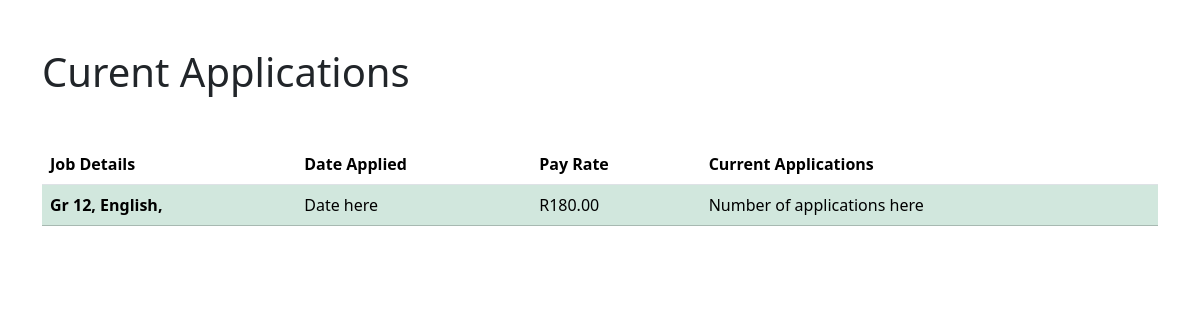
The page /current-applications (signed in) on the database its author committed.
### greatmindzapp/models.py (models this page shows, shortened)
class GetTutor(models.Model):
    syllabus = models.ForeignKey(Syllabus, on_delete=models.CASCADE)
    grade = models.ForeignKey(Grade, on_delete=models.CASCADE)
    subject = models.ForeignKey(Subject, on_delete=models.CASCADE)
    first_name = models.CharField(max_length=50)
    last_name = models.CharField(max_length=50)
    email = models.EmailField(max_length=50)
    mobile = models.CharField(max_length=12)
    relationship = models.ForeignKey(Relationship, on_delete = models.CASCADE)
    street_address = models.CharField(max_length=100)
    suburb = models.CharField(max_length=100, blank=True)
    town = models.CharField(max_length=100, blank = True)
    province = models.ForeignKey(Province, on_delete=models.CASCADE, null=True)
    lesson_mode = models.ForeignKey(LessonMode, on_delete=models.CASCADE)
    start = models.ForeignKey(LessonStart, on_delete=models.CASCADE)
    additional_details= models.TextField(max_length=500)
    created_at = models.DateTimeField(auto_now_add=True, editable=False)
    pay_rate = models.CharField(max_length=7)
    job_number = models.CharField(max_length=5, unique=True, null=True)
    jobstatus = models.ForeignKey(JobStatus, on_delete=models.CASCADE, null=True)
    applicant = models.ForeignKey(Tutor, on_delete=models.CASCADE, null=True)

class Grade(models.Model):
    learner_grade = models.CharField(max_length=25)
    def __str__(self):
       return self.learner_grade

class Subject(models.Model):
    subject_tutored = models.CharField(max_length=25)
    def __str__(self):
       return self.subject_tutored

### greatmindzapp/views.py (the view)
# urls.py: path('current-applications', views.current_applications, name = 'current_applications'),
def current_applications(request):
    applications = GetTutor.objects.filter(applicant = request.user)
    return render(request, "current_applications.html", {'applications':applications})

### greatmindzapp/templates/current_applications.html (shortened to what this page needs)
<!DOCTYPE html>
<html lang="en">
    <head>
        <link href="https://cdn.jsdelivr.net/npm/bootstrap@5.3.2/dist/css/bootstrap.min.css" rel="stylesheet" >
        <link rel="stylesheet" href="https://cdnjs.cloudflare.com/ajax/libs/font-awesome/6.4.2/css/all.min.css"
 />
    </head>
    <body>
        <div class="container">
            <h1 class="mt-5 mb-5">Curent Applications</h1>
            {%for app in applications%}
            <table class="table table-hover">
                <thead>
                  <tr>
                    <th scope="col">Job Details</th>
                    <th scope="col">Date Applied</th>
                    <th scope="col">Pay Rate</th>
                    <th scope="col">Current Applications</th>
                  </tr>
                </thead>
                <tbody>
                  <tr class="table-success">
                    <th scope="row">Gr {{app.grade}}, {{app.subject}}, {{app.physical_address}}</th>
                    <td>Date here</td>
                    <td>{{app.pay_rate}}</td>
                    <td>Number of applications here</td>
                  </tr>
                </tbody>
              </table>
              {%endfor%}
        </div>
    </body>

### rows shown on the page
GetTutor: grade "12", subject "English", pay_rate "R180.00"
